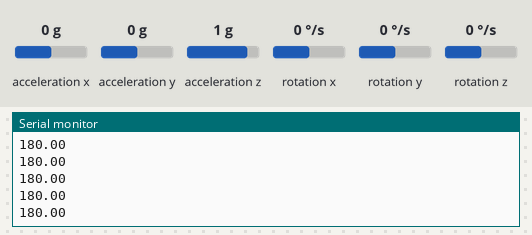
Bench run of a sketch on a simulated Arduino Uno, built for the host (arithmetic inside an expression is 32-bit, double 64-bit). On the bench: the last lines printed to the serial monitor. The inputs (shaded band) are chosen by the test bench; at power-on: rotation z 0 °/s, acceleration x 0 g, acceleration y 0 g, acceleration z 1 g, rotation x 0 °/s, rotation y 0 °/s.

Above: at 1.2 s.
1.3 s: rotation z set to -192 °/s
At 2.3 s:
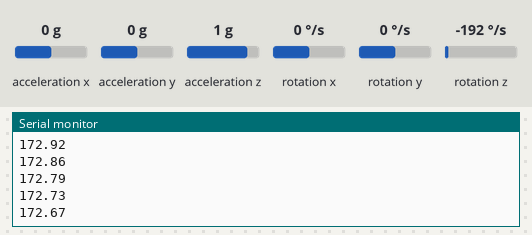
2.8 s: acceleration x set to -1.4 g
At 3.9 s:
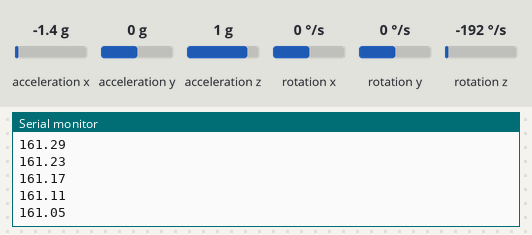
4.3 s: acceleration y set to -1.4 g
At 5.2 s:
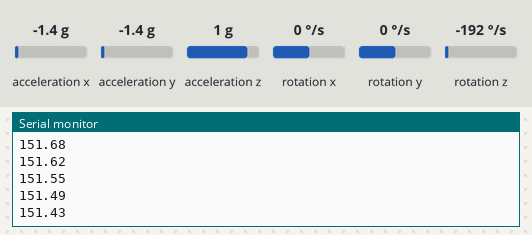
5.8 s: acceleration z set to -1.4 g
At 6.9 s:
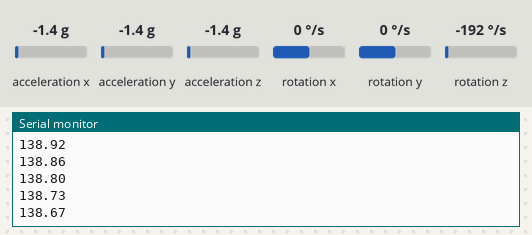
7.3 s: rotation x set to -192 °/s
At 8.4 s:
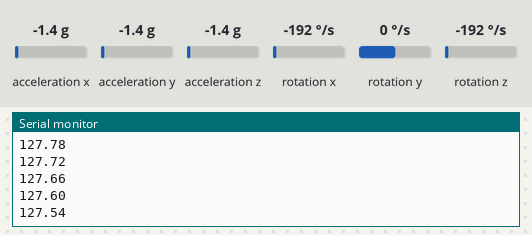
Timing chart, 0 to 9.8 s (numbered marks = the images above; inputs shaded):
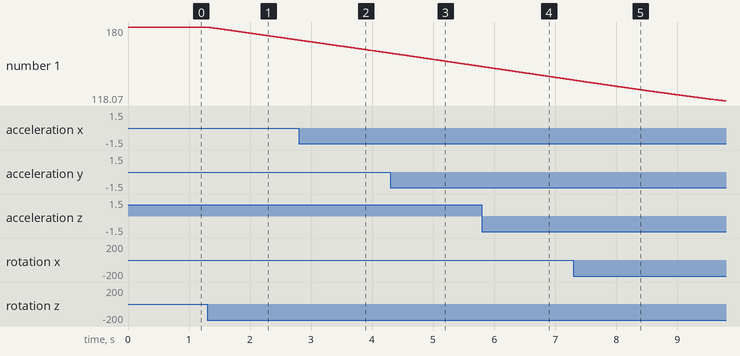

The sketch:

MadgyroTest.ino
```cpp
#include <Madgyro.h>


  Madgyro testo; //Reset

void setup() {
  // put your setup code here, to run once:
Serial.begin(9600);
}

void loop() {
  // put your main code here, to run repeatedly:
    float yaw = testo.readYaw(); //Cast the output of readYaw() to a float
    Serial.println(yaw); //Print it
}
```

Measured:
- after the input at 1.3 s, the serial monitor: prints a new line at once (image 1)
- plotted number 1: 180 → 169.04 after the input at 1.3 s
